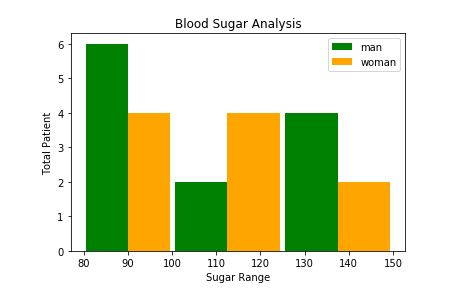

Write Python code to recreate this figure.
#!/usr/bin/env python
# coding: utf-8

# In[14]:


import matplotlib.pyplot as plt
get_ipython().run_line_magic('matplotlib', 'inline')

plt.xlabel('Sugar Range')
plt.ylabel('Total Patient')
plt.title('Blood Sugar Analysis')
blood_sugar_man = [119,85,90,150,149,88,99,115,135,80,77,82,129]
blood_sugar_woman = [67,98,89,120,133,150,84,69,89,79,120,112,100]
plt.hist([blood_sugar_man,blood_sugar_woman],bins=[80,100,125,150],rwidth=0.95 ,color=['green','orange'],label=['man','woman'])
plt.legend()


# In[ ]:
